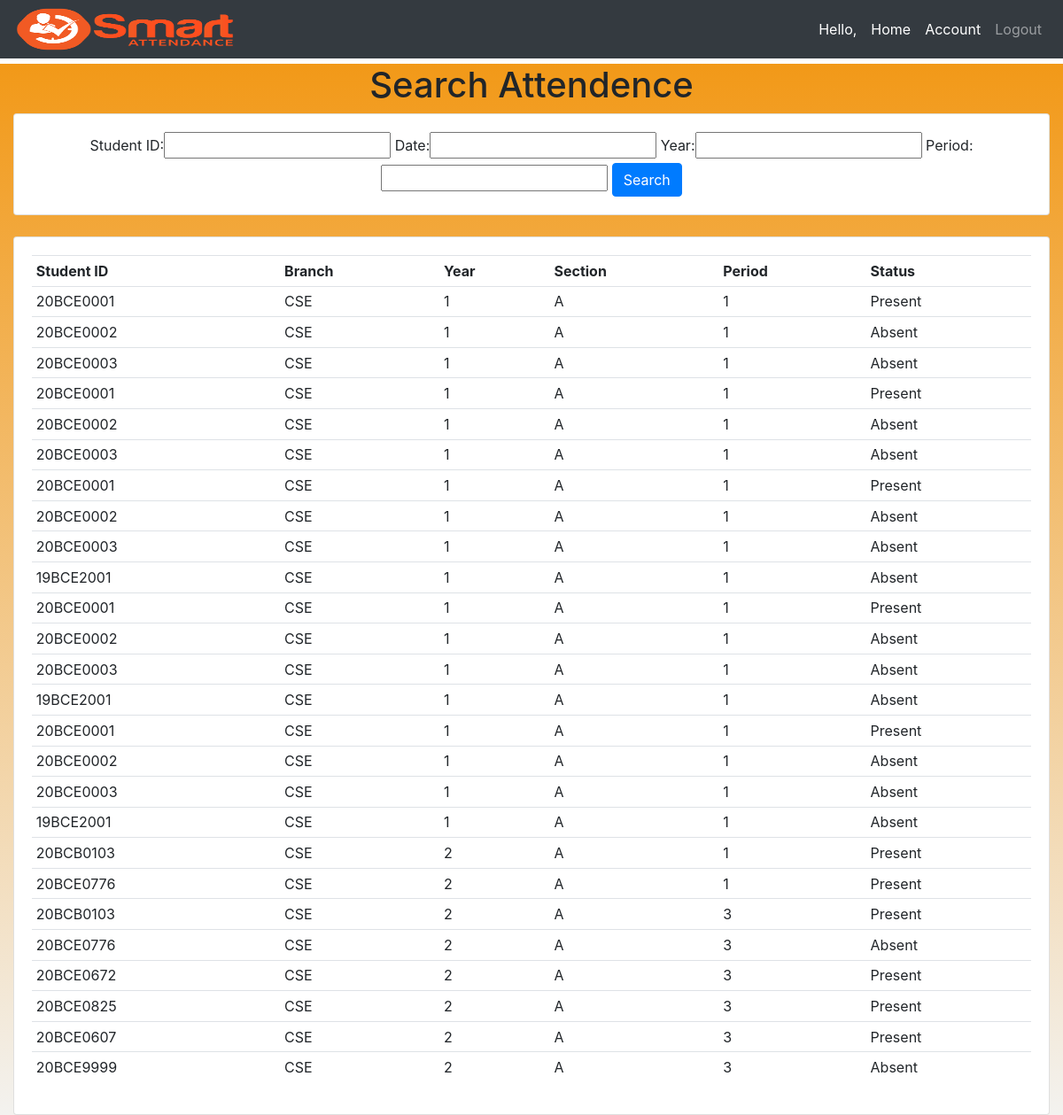
/searchattendence/, run on the app's committed database.
### attendence_sys/models.py (models this page shows, shortened)
class Attendence(models.Model):
    Faculty_Name = models.CharField(max_length=200, null=True, blank=True)
    Student_ID = models.CharField(max_length=200, null=True, blank=True)
    date = models.DateField(auto_now_add = True, null = True)
    time = models.TimeField(auto_now_add=True, null = True)
    branch = models.CharField(max_length=200, null = True)
    year = models.CharField(max_length=200, null = True)
    section = models.CharField(max_length=200, null = True)
    period = models.CharField(max_length=200, null = True)
    status = models.CharField(max_length=200, null = True, default='Absent')

### attendence_sys/views.py (the view)
# urls.py: path('searchattendence/', views.searchAttendence, name='searchattendence'),
def searchAttendence(request):
    attendences = Attendence.objects.all()
    myFilter = AttendenceFilter(request.GET, queryset=attendences)
    attendences = myFilter.qs
    context = {'myFilter':myFilter, 'attendences': attendences, 'ta':False}
    return render(request, 'attendence_sys/attendence.html', context)

### attendence_sys/templates/attendence_sys/attendence.html (shortened to what this page needs)
{% extends 'attendence_sys/main.html' %}
{% block content %}
{% if ta == False %}
<center><h1>Search Attendence</h1></center>
<div class="row">
	<div class="col">
		<div class="card card-body">
			<center>
				<form method="get">
					{{myFilter.form}}
		    		<button class="btn btn-primary" type="submit">Search</button>
				</form>
			</center>
		</div>
	</div>
</div>
<br>
<div class="row">
	<div class="col-sm-12">
		<div class="card card-body">
			<table class="table table-sm">
				<tr>
					<th>Student ID</th>
					<th>Branch</th>
					<th>Year</th>
					<th>Section</th>
					<th>Period</th>
					<th>Status</th>
				</tr>
				{% for attendence in attendences %}
				<tr>
                    <td>{{ attendence.Student_ID }}</td>
					<td>{{ attendence.branch }}</td>
					<td>{{ attendence.year }}</td>
					<td>{{ attendence.section }}</td>
					<td>{{ attendence.period }}</td>
					<td>{{ attendence.status }}</td>
				</tr>
				{% endfor %}
			</table>
		</div>
	</div>
</div>
{% endif %}
{% endblock %}

### attendence_sys/templates/attendence_sys/main.html (shortened to what this page needs)
<!DOCTYPE html>
<html>
<head>
	<link rel="stylesheet" href="https://stackpath.bootstrapcdn.com/bootstrap/4.3.1/css/bootstrap.min.css">
</head>
<body>
	{%  include 'attendence_sys/navbar.html' %}
	<br>
<br>
<br>
	<div class="container-fluid " style="background: linear-gradient(#F29918
	,#F3F2EF);">
	{% block content %}
	{% endblock %}
    </div>
</body>
</html>

### attendence_sys/templates/attendence_sys/navbar.html (shortened to what this page needs)
{% load static %}
<nav class="navbar navbar-expand-lg navbar-dark fixed-top bg-dark">
 <img src="{% static 'images/smart_attendance.png' %}" height="50px" width="250px">
  <div class="collapse navbar-collapse" id="navbarNav">
    <ul class="navbar-nav ml-auto">
      <li class="nav-item active">
        <span class="nav-link">Hello, {{ request.user.faculty }}</span>
      </li>
      <li class="nav-item active">
        <a href="{% url 'home' %}" class="nav-link">Home</a>
      </li>
      <li class="nav-item active">
        <a class="nav-link" href="{% url 'account' %}">Account</a>
      </li>
      <li class="nav-item">
        <a class="nav-link" href="{% url 'logout' %}">Logout</a>
      </li>
    </ul>
  </div>
</nav>

### data on the page
Attendence: Student_ID "20BCE0001", branch "CSE", year "1", section "A", period "1", status "Present"
Attendence: Student_ID "20BCE0002", branch "CSE", year "1", section "A", period "1", status "Absent"
Attendence: Student_ID "20BCE0003", branch "CSE", year "1", section "A", period "1", status "Absent"
Attendence: Student_ID "20BCE0001", branch "CSE", year "1", section "A", period "1", status "Present"
Attendence: Student_ID "20BCE0002", branch "CSE", year "1", section "A", period "1", status "Absent"
Attendence: Student_ID "20BCE0003", branch "CSE", year "1", section "A", period "1", status "Absent"
Attendence: Student_ID "20BCE0001", branch "CSE", year "1", section "A", period "1", status "Present"
Attendence: Student_ID "20BCE0002", branch "CSE", year "1", section "A", period "1", status "Absent"
Attendence: Student_ID "20BCE0003", branch "CSE", year "1", section "A", period "1", status "Absent"
Attendence: Student_ID "19BCE2001", branch "CSE", year "1", section "A", period "1", status "Absent"
Attendence: Student_ID "20BCE0001", branch "CSE", year "1", section "A", period "1", status "Present"
Attendence: Student_ID "20BCE0002", branch "CSE", year "1", section "A", period "1", status "Absent"
Attendence: Student_ID "20BCE0003", branch "CSE", year "1", section "A", period "1", status "Absent"
Attendence: Student_ID "19BCE2001", branch "CSE", year "1", section "A", period "1", status "Absent"
Attendence: Student_ID "20BCE0001", branch "CSE", year "1", section "A", period "1", status "Present"
Attendence: Student_ID "20BCE0002", branch "CSE", year "1", section "A", period "1", status "Absent"
Attendence: Student_ID "20BCE0003", branch "CSE", year "1", section "A", period "1", status "Absent"
Attendence: Student_ID "19BCE2001", branch "CSE", year "1", section "A", period "1", status "Absent"
Attendence: Student_ID "20BCB0103", branch "CSE", year "2", section "A", period "1", status "Present"
Attendence: Student_ID "20BCE0776", branch "CSE", year "2", section "A", period "1", status "Present"
Attendence: Student_ID "20BCB0103", branch "CSE", year "2", section "A", period "3", status "Present"
Attendence: Student_ID "20BCE0776", branch "CSE", year "2", section "A", period "3", status "Absent"
Attendence: Student_ID "20BCE0672", branch "CSE", year "2", section "A", period "3", status "Present"
Attendence: Student_ID "20BCE0825", branch "CSE", year "2", section "A", period "3", status "Present"
Attendence: Student_ID "20BCE0607", branch "CSE", year "2", section "A", period "3", status "Present"
Attendence: Student_ID "20BCE9999", branch "CSE", year "2", section "A", period "3", status "Absent"
